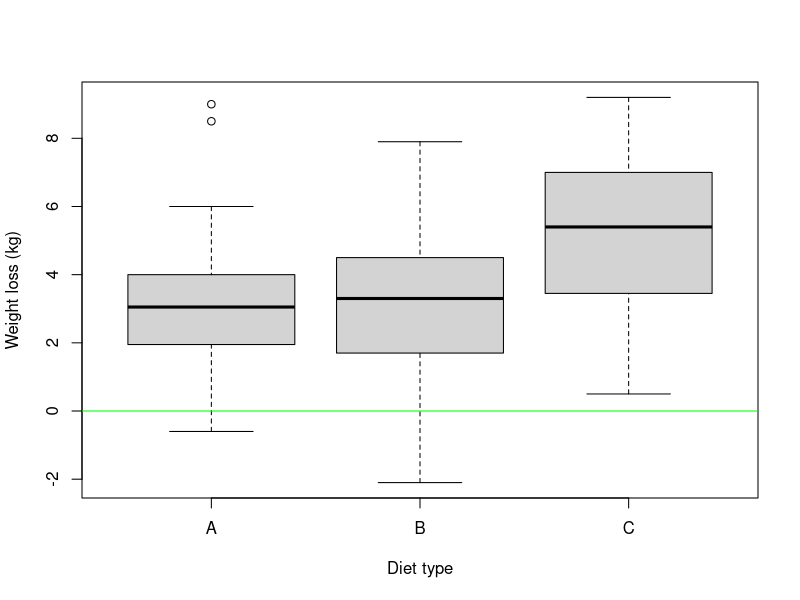
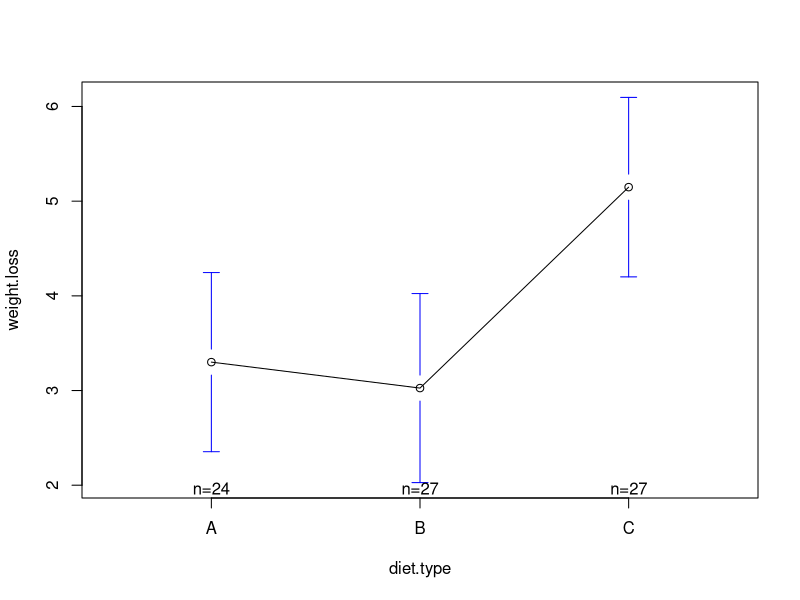
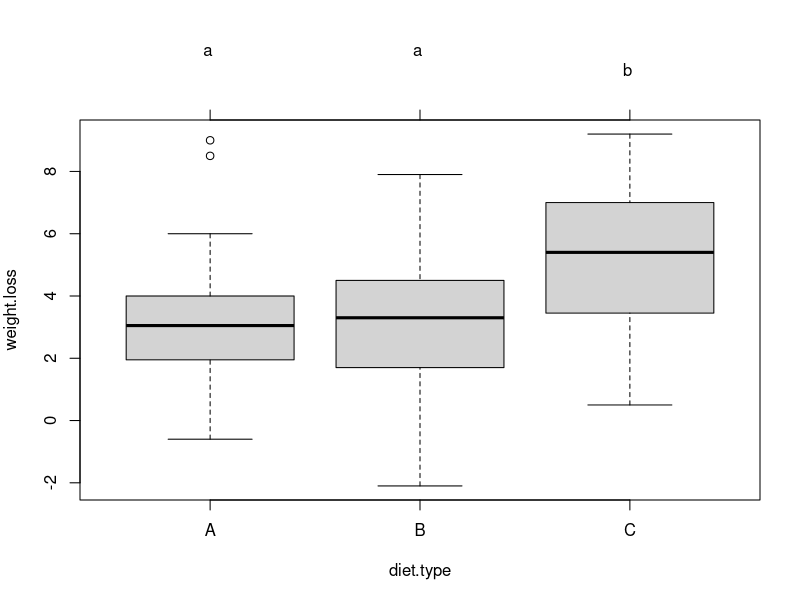
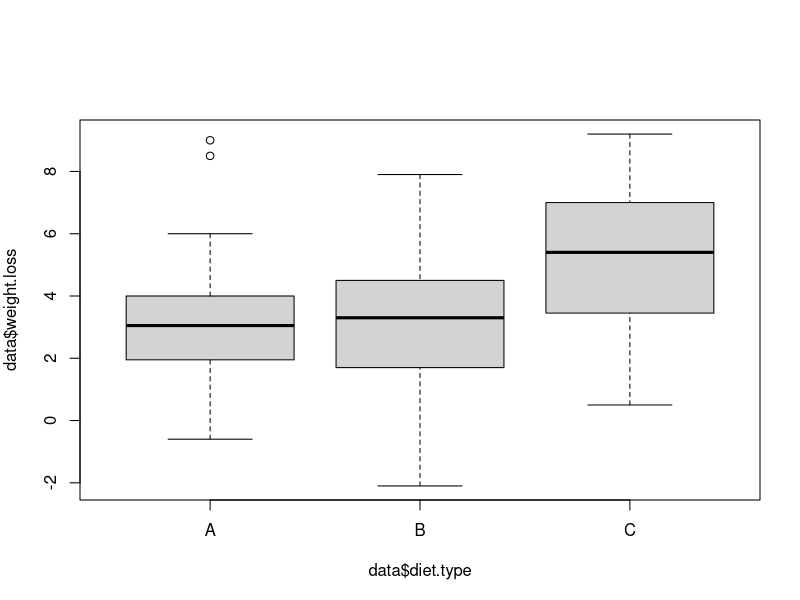
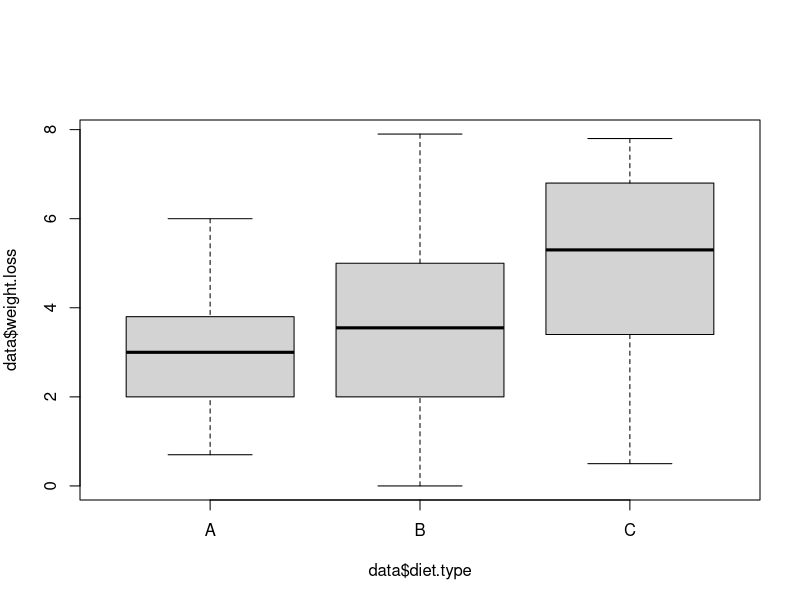
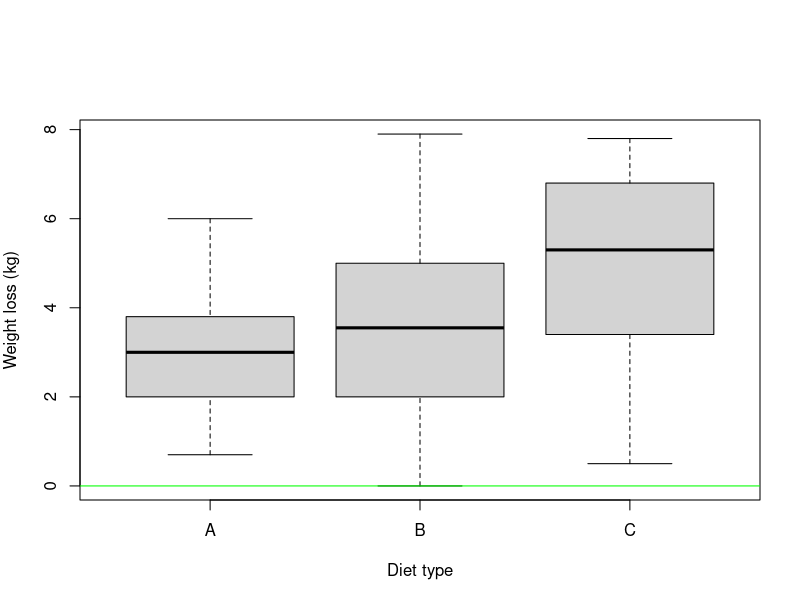
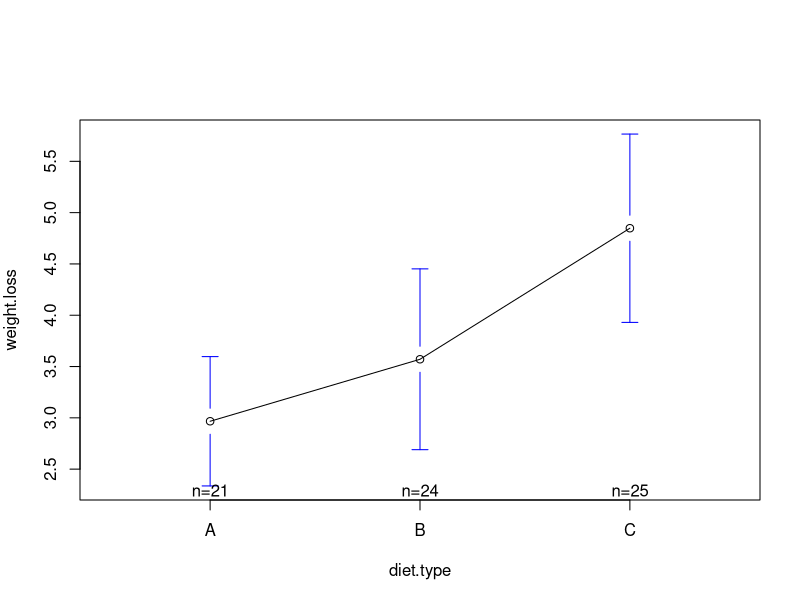
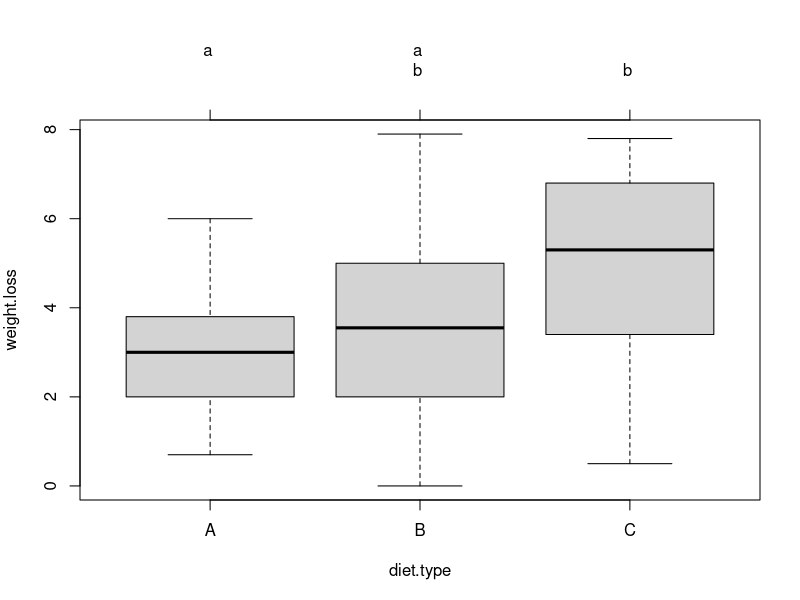

These charts were generated, in order, by the following R code:
## ---- chunk 1
knitr::opts_chunk$set(echo = TRUE)
## ---- chunk 2
data = read.csv("data/diet.csv",row.names=1)
summary(data)
## ---- chunk 3
colnames(data) <- c("gender", "age", "height", "initial.weight", 
                    "diet.type", "final.weight")
data$diet.type <- factor(c("A", "B", "C")[data$diet.type])
## ---- chunk 4
data$weight.loss = data$initial.weight - data$final.weight
## ---- chunk 5
boxplot(weight.loss~diet.type,data=data,col="light gray",
        ylab = "Weight loss (kg)", xlab = "Diet type")
abline(h=0,col="green")
## ---- chunk 6
table(data$diet.type)
## ---- chunk 7
library(gplots) #библиотека устанавлевается с помощью install.packages
plotmeans(weight.loss ~ diet.type, data=data)
aggregate(data$weight.loss, by = list(data$diet.type), FUN=sd)
## ---- chunk 8
fit <- aov(weight.loss ~ diet.type, data=data)
summary(fit)
## ---- chunk 9
TukeyHSD(fit)
## ---- chunk 10
library(multcomp)
par(mar=c(5,4,6,2))
tuk <- glht(fit, linfct=mcp(diet.type="Tukey"))
plot(cld(tuk, level=.05),col="lightgrey")
## ---- chunk 11
plot(data$weight.loss ~ data$diet.type)

data <- data[data$weight.loss >= 0,]
data <- data[data$weight.loss <= 8,]
plot(data$weight.loss ~ data$diet.type)
## ---- chunk 12
boxplot(weight.loss~diet.type,data=data,col="light gray",
        ylab = "Weight loss (kg)", xlab = "Diet type")
abline(h=0,col="green")
## ---- chunk 13
table(data$diet.type)
## ---- chunk 14
plotmeans(weight.loss ~ diet.type, data=data)
aggregate(data$weight.loss, by = list(data$diet.type), FUN=sd)
## ---- chunk 15
fit <- aov(weight.loss ~ diet.type, data=data)
summary(fit)
## ---- chunk 16
TukeyHSD(fit)
## ---- chunk 17
par(mar=c(5,4,6,2))
tuk <- glht(fit, linfct=mcp(diet.type="Tukey"))
plot(cld(tuk, level=.05),col="lightgrey")
## ---- chunk 18
data <- data[!is.na(data$gender),]
data$gender <- factor(c('Female','Male')[as.ordered(data$gender)])
## ---- chunk 19
boxplot(weight.loss~gender,data=data,col="light gray",
        ylab = "Weight loss (kg)", xlab = "Diet type")
abline(h=0,col="green")
## ---- chunk 20
plotmeans(weight.loss ~ gender, data=data)
aggregate(data$weight.loss, by = list(data$gender), FUN=sd)
## ---- chunk 21
fit <- aov(weight.loss ~ gender, data=data)
summary(fit)
## ---- chunk 22
THSD <- TukeyHSD(fit)
## ---- chunk 23
par(mar=c(5,4,6,2))
tuk <- glht(fit, linfct=mcp(gender="Tukey"))
plot(cld(tuk, level=.05),col="lightgrey")
## ---- chunk 24
table(data$gender)
